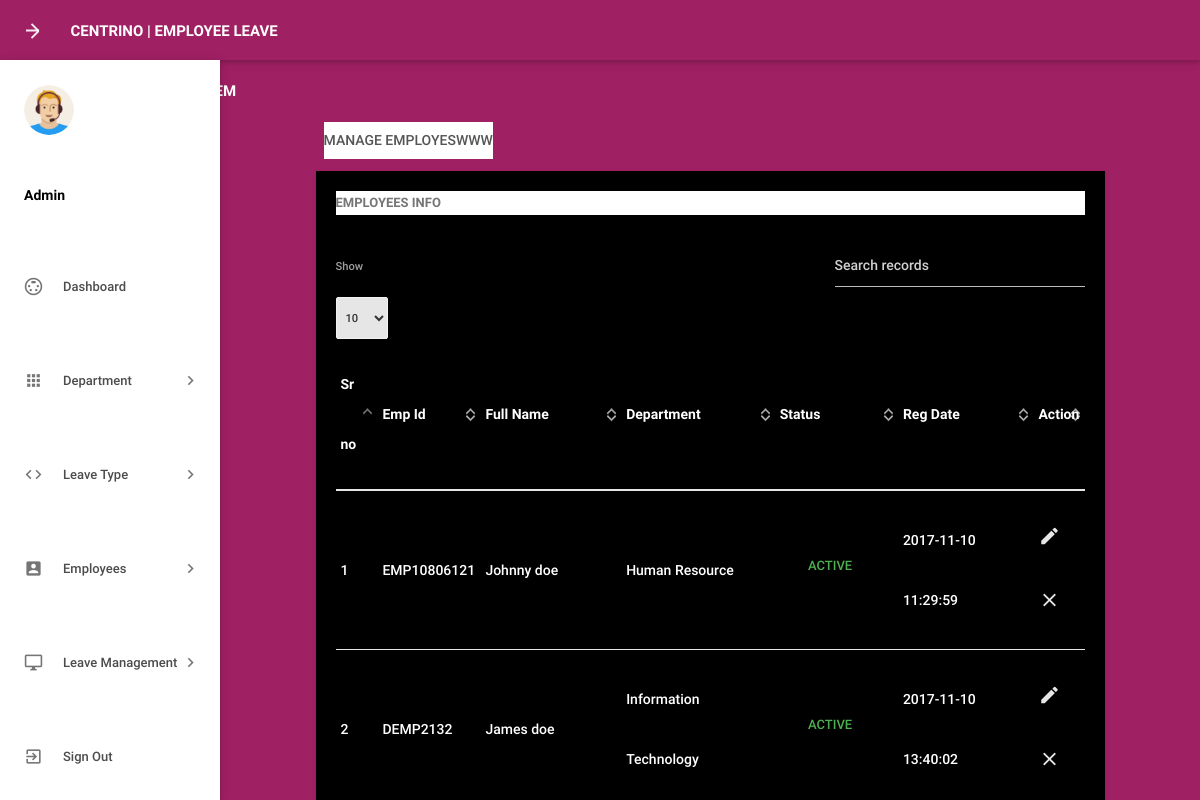
Page /admin/manageemployee.php (signed in) on the committed database.
### tables this page shows
CREATE TABLE `tblemployees` (
  `id` int(11) NOT NULL,
  `EmpId` varchar(100) NOT NULL,
  `FirstName` varchar(150) NOT NULL,
  `LastName` varchar(150) NOT NULL,
  `EmailId` varchar(200) NOT NULL,
  `Password` varchar(180) NOT NULL,
  `Gender` varchar(100) NOT NULL,
  `Dob` varchar(100) NOT NULL,
  `Department` varchar(255) NOT NULL,
  `Address` varchar(255) NOT NULL,
  `City` varchar(200) NOT NULL,
  `Country` varchar(150) NOT NULL,
  `Phonenumber` char(11) NOT NULL,
  `Status` int(1) NOT NULL,
  `RegDate` timestamp NOT NULL DEFAULT current_timestamp()
);

### admin/manageemployee.php (the view, shortened to what this page needs)
<?php
include('includes/config.php');
if(strlen($_SESSION['alogin'])==0)
    {
header('location:index.php');
}
else{
 ?>
<!DOCTYPE html>
<html lang="en">
    <head>
        <link type="text/css" rel="stylesheet" href="../assets/plugins/materialize/css/materialize.min.css"/>
        <link href="../assets/plugins/material-preloader/css/materialPreloader.min.css" rel="stylesheet">
        <link href="../assets/plugins/datatables/css/jquery.dataTables.min.css" rel="stylesheet">
        <link href="../assets/css/alpha.min.css" rel="stylesheet" type="text/css"/>
        <link href="../assets/css/custom.css" rel="stylesheet" type="text/css"/>
    </head>
    <body>
       <?php include('includes/header.php');?>
       <?php include('includes/sidebar.php');?>
            <main class="mn-inner">
                <div class="row">
                    <div class="col s12">
                        <div class="page-title"style="background-color:white">Manage EmployesWWW</div>
                    </div>
                    <div class="col s12 m12 l12">
                        <div class="card">
                            <div class="card-content"style="background-color:black">
                                <span class="card-title"style="background-color:white">Employees Info</span>
                                <table id="example" class="display responsive-table ">
                                    <thead>
                                        <tr>
                                            <th>Sr no</th>
                                            <th>Emp Id</th>
                                            <th>Full Name</th>
                                            <th>Department</th>
                                             <th>Status</th>
                                             <th>Reg Date</th>
                                            <th>Action</th>
                                        </tr>
                                    </thead>
                                    <tbody>
<?php $sql = "SELECT EmpId,FirstName,LastName,Department,Status,RegDate,id from  tblemployees";
$query = $dbh -> prepare($sql);
$query->execute();
$results=$query->fetchAll(PDO::FETCH_OBJ);
$cnt=1;
if($query->rowCount() > 0)
{
foreach($results as $result)
{               ?>
                                        <tr>
                                            <td> <?php echo htmlentities($cnt);?></td>
                                            <td><?php echo htmlentities($result->EmpId);?></td>
                                            <td><?php echo htmlentities($result->FirstName);?>&nbsp;<?php echo htmlentities($result->LastName);?></td>
                                            <td><?php echo htmlentities($result->Department);?></td>
                                             <td><?php $stats=$result->Status;
if($stats){
                                             ?>
                                                 <a class="waves-effect waves-green btn-flat m-b-xs">Active</a>
                                                 <?php } else { ?>
                                                 <a class="waves-effect waves-red btn-flat m-b-xs">Inactive</a>
                                                 <?php } ?>
                                             </td>
                                              <td><?php echo htmlentities($result->RegDate);?></td>
                                            <td><a href="editemployee.php?empid=<?php echo htmlentities($result->id);?>"><i class="material-icons">mode_edit</i></a>
                                        <?php if($result->Status==1)
 {?>
<a href="manageemployee.php?inid=<?php echo htmlentities($result->id);?>" onclick="return confirm('Are you sure you want to inactive this Employe?');"" > <i class="material-icons" title="Inactive">clear</i>
<?php } else {?>
                                            <a href="manageemployee.php?id=<?php echo htmlentities($result->id);?>" onclick="return confirm('Are you sure you want to active this employee?');""><i class="material-icons" title="Active">done</i>
                                            <?php } ?> </td>
                                        </tr>
                                         <?php $cnt++;} }?>
                                    </tbody>
                                </table>
                            </div>
                        </div>
                    </div>
                </div>
            </main>
        </div>
        <div class="left-sidebar-hover"></div>
    </body>
</html>
<?php } ?>

### admin/includes/header.php (shortened to what this page needs)
<body>
        <div class="mn-content fixed-sidebar"style="background-color:#9f2063;">
            <header class="mn-header navbar-fixed">
                <nav class="#9f2063" style="background-color:#9f2063;">
                    <div class="nav-wrapper row"style="background-color:#9f2063;">
                        <section class="material-design-hamburger navigation-toggle">
                            <a href="#" data-activates="slide-out" class="button-collapse show-on-large material-design-hamburger__icon">
                                <span class="material-design-hamburger__layer"></span>
                            </a>
                        </section>
                        <div class="header-title col s3">
                            <span class="chapter-title">CENTRINO | Employee Leave Management System</span>
                        </div>

### admin/includes/sidebar.php (shortened to what this page needs)
  <aside id="slide-out" class="side-nav white fixed">
             <div class="side-nav-wrapper">
                 <div class="sidebar-profile">
                     <div class="sidebar-profile-image">
                         <img src="../assets/images/profile-image.png" class="circle" alt="">
                     </div>
                     <div class="sidebar-profile-info">
                             <p>Admin</p>
                     </div>
                 </div>
             <ul class="sidebar-menu collapsible collapsible-accordion" data-collapsible="accordion">
                 <li class="no-padding"><a class="waves-effect waves-grey" href="dashboard.php"><i class="material-icons">settings_input_svideo</i>Dashboard</a></li>
                 <li class="no-padding">
                     <a class="collapsible-header waves-effect waves-grey"><i class="material-icons">apps</i>Department<i class="nav-drop-icon material-icons">keyboard_arrow_right</i></a>
                 </li>
                 <li class="no-padding">
                     <a class="collapsible-header waves-effect waves-grey"><i class="material-icons">code</i>Leave Type<i class="nav-drop-icon material-icons">keyboard_arrow_right</i></a>
                 </li>
                 <li class="no-padding">
                     <a class="collapsible-header waves-effect waves-grey"><i class="material-icons">account_box</i>Employees<i class="nav-drop-icon material-icons">keyboard_arrow_right</i></a>
                 </li>
<li class="no-padding">
                     <a class="collapsible-header waves-effect waves-grey"><i class="material-icons">desktop_windows</i>Leave Management<i class="nav-drop-icon material-icons">keyboard_arrow_right</i></a>
                 </li>
                 <li class="no-padding">
                             <a class="waves-effect waves-grey" href="logout.php"><i class="material-icons">exit_to_app</i>Sign Out</a>
                         </li>
             </ul>
             </div>
         </aside>

### rows in the picture
tblemployees: EmpId "EMP10806121", FirstName "Johnny", LastName "doe", Department "Human Resource", Status "ACTIVE", RegDate "2017-11-10 11:29:59"
tblemployees: EmpId "DEMP2132", FirstName "James", LastName "doe", Department "Information Technology", Status "ACTIVE", RegDate "2017-11-10 13:40:02"
